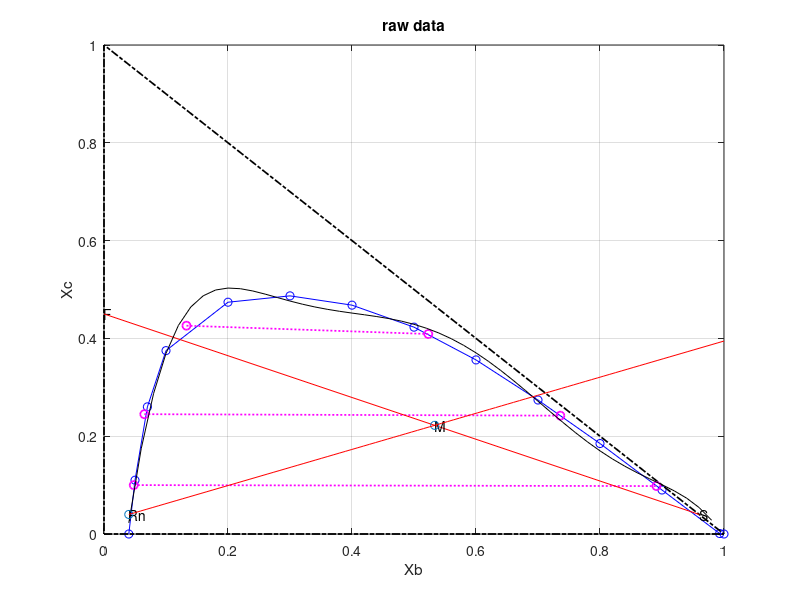

Write the MATLAB code that produced this figure. (Note: this script raises an error after producing the figure.)
clc;
clear;
B = [0.04 0.05 0.07 0.1 0.2 0.3 0.4 0.5 0.6 0.7 0.8 0.9 0.993 1];
C = [0 0.11 0.26 0.375 0.474 0.487 0.468 0.423 0.356 0.274 0.185 0.09 0.001 0];
A = 1 - B - C;

figure(1)
plot(B,C,'bo-');grid on;
hold on;

plot([0 1 0 0],[0 0 1 0], 'k-.', 'linewidth',1.25);
xlabel('Xb');ylabel('Xc');
title('raw data');

tiexc = [0.1 0.245 0.426];
tiexb = [0.048 0.065 0.133];
tieyc = [0.098 0.242 0.409];
tieyb = [0.891 0.736 0.523];

%% Plotting the tie lines
for i = 1:length(tiexc)
plot([tiexb(i) tieyb(i)], [tiexc(i) tieyc(i)],'mo:','linewidth',1.25);
end

%% Slopes of the tie lines 
tie_slope = zeros(1,length(tiexc));
for i = 1:length(tiexc)
tie_slope(i) = (tieyc(i) - tiexc(i))/(tieyb(i) - tiexb(i));
end

%% Draw the feed line (FS line)
F = [0, 0.45];
S = [0.96, 0.04];
text(0,  0.45,'F');
text(0.96,  0.04,'S');
% Extracting coordinates
xF = F(1);
yF = F(2);
xS = S(1);
yS = S(2);
% Plotting the line
plot([xF, xS], [yF, yS], 'r', 'linewidth', .5); % 'r' for red color, adjust as needed


p1 = polyfit(B,C,6);
X_=0.04001:0.02:1;
f1 = polyval(p1,X_);
plot(X_,f1,'black')

S = 2500;
F = 2000;

xbf = 0;
xcf = 0.45;
Rny = 0.04; %for Rnx need to find x point from LLE curve
%finding Rnx(ybs) point
ep=0.01;
for i=0:0.01:0.5 
    if polyval(p1, i)<=.04+ep && polyval(f1, i)>=.04-ep
%         disp(i);
        Rnx=i;
        text(i,0.04 ,'Rn');
        break;
    end
end

%finding Mx,My points
M = F + S;
ycs = Rny;
ybs = 1-Rny;
My = (F*xcf + S*ycs)/M; % x coordinate of the mixture point
Mx = (F*xbf + S*ybs)/M; % y coordinate of the mixture point
text(Mx,  My,'M');

% drawing the line RnM
plot([Rnx, Mx], [Rny, My], 'o'); 
hold on;
m = (My - Rny) / (Mx - Rnx);% Calculate the slope (m) and y-intercept (b) of the line y = mx + b
b = Rny - m * Rnx;
x_val = linspace(Rnx, 1, 100); 
y_val = m * x_val + b;
plot(x_val, y_val, 'r');

%find intercept of RnM and LLE curve to get E point
% Extract 
syms x y;
[ybe1,yce1] = vpasolve([y == poly2sym(p1), y == m * x + b],[x,y],[.5 1;0 .7]); %range=[x1 x2;y1 y2]
text(ybe1,  yce1,'E');


%Finding FE and RnS lines
%for FE line F(xbf,xcf) E(ybe,yce)
m2 = (yce1 - xcf) / (ybe1 - xbf);
b2 = xcf - m2 * xbf; %intercept
x_val2 = linspace(0, 1.8, 200); 
y_val2 = m2 * x_val2 + b2;
plot(x_val2, y_val2, 'b');
%for RnS line Rn(xbn,xcn)(Rnx,Rny) S(ybs,ycs)
m3 = (ycs - Rny) / (ybs - Rnx);
b3 = Rny - m3 * Rnx;
x_val3 = linspace(0, 1.8, 200); 
y_val3 = m3 * x_val3 + b3;
plot(x_val3, y_val3, 'b'); 


%Finding delta point by solving FE and RnS lines
syms x y;
eq1 = y == m2*x + b2;
eq2 = y == m3*x + b3;
[Px, Py] = solve([eq1, eq2], [x, y]);
text(Px,  Py,'P');


%after gettig E1 we calculate R1(using tie) and then E2(using R1P line) and so on..
stages=3;
xbr = ones(1,stages);xcr = ones(1,stages);
ybe = ones(1,stages);yce = ones(1,stages);
yce(1)=yce1;ybe(1)=ybe1;
syms x y
%Finding the R1 point by using tie line
%find eqation of tieline
for i=1:stages
    if (0 < yce(i)) && (yce(i) <= 0.098) %setting <yce >yce condition by using graph 
    slope = 0 + (yce(i) - 0) * 0 / 0.098; % 0 
    elseif (0.098 < yce(i)) && (yce(i) <= 0.249)
    slope = tie_slope(1) + (yce(i) - 0.098) * (tie_slope(2) - tie_slope(1)) / (0.249 - 0.098);
    elseif (0.249 < yce(i)) && (yce(i) <= 0.409)
    slope = tie_slope(2) + (yce(i) - 0.249) * (tie_slope(3) - tie_slope(2)) / (0.409 - 0.249);
    end
    
    x_vals = linspace(0, ybe(i), 10);
    y_vals = slope * (x_vals - ybe(i) ) + yce(i);
    intercept = (yce(i) - slope * ybe(i)); %y at x_vals=0
    plot(x_vals, y_vals, 'r', 'linewidth', .05);
    
    %find equation R1 point by intercection of tie line and LLE curve
    syms x y;
    [xbr(i),xcr(i)] = vpasolve([y == poly2sym(p1), y == slope * x + intercept],[x,y],[0 .5;0 .7]); %range=[x1 x2;y1 y2]
    text(xbr(i),xcr(i),['R', num2str(i)]);
    
    %find R1P line and find point E2 by intersection of LLE & R1P
    %lineR1P   R1(xbr1,xcr1) P(Px,Py)
    m4 = (Py - xcr(i)) / (Px - xbr(i));
    b4 = xcr(i) - m4 * xbr(i);
    x_val4 = linspace(0, Px, 200); 
    y_val4 = m4 * x_val4 + b4;
    plot(x_val4, y_val4, 'b'); 
    %find intercept of R1P and LLE curve to get E2 point 
    [ybe(i+1),yce(i+1)] = vpasolve([y == poly2sym(p1), y == m4 * x + b4],[x,y],[.5 1;0 .7]); %range=[x1 x2;y1 y2]
    text(ybe(i+1),  yce(i+1),['E', num2str(i+1)]);
    
end


%to find number of stages need to plot graph of conc oc c in raffinate atevery stage
% figure(2)
% plot(xcr, '-bo');
% xlabel("Number of stages");
% ylabel("Solute Fraction in raffinate");
% title("Solute Fraction vs no of stages");
% 
% disp("from the graph 0.04 fraction of c remain in raffinat after 10 stages")

